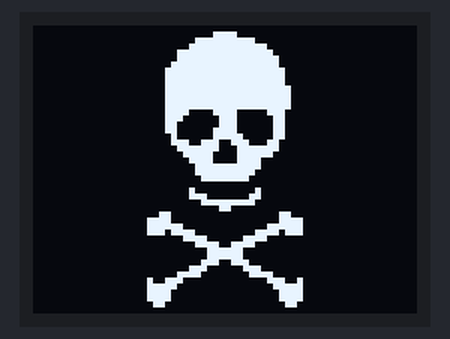
The sketch below on a simulated Arduino Uno, built with avr-gcc and run on an emulated ATmega328P. On the bench: 64×48 one-colour display. The display library's start-up logo is not drawn.

Above: at 0.1 s.

The sketch:

Sparkfun_Micro_OLED.ino
```cpp
/******************************************************************************
 Original Sketch by
  Joel Bartlett @ SparkFun Electronics

 This sketch shows you how to draw a 64x48 pixel Bitmap image on the MicroOLED.

  Hardware Connections:
    MicroOLED ------------- Arduino
      GND ------------------- GND
      VDD ------------------- 3.3V (VCC)
    D1/MOSI ----------------- D11 (don't change)
    D0/SCK ------------------ D13 (don't change)
      D2
      D/C ------------------- D8 (can be any digital pin)
      RST ------------------- D9 (can be any digital pin)
      CS  ------------------- D10 (can be any digital pin)

  Development environment specifics:
  	IDE: Arduino 1.0.5
  	Hardware Platform: MicroOLED Breakout
                           Arduino Pro 3.3V/8MHz

  Note: The display on the MicroOLED is a 1.8V-3.3V device only.
  Don't try to connect a 5V Arduino directly to it! Use level
  shifters in between the data signals if you have to resort to
  a 5V board.


*******************************************************************************/
#include <Wire.h>  // Include Wire if you're using I2C
#include <SPI.h>  // Include SPI if you're using SPI
#include <SFE_MicroOLED.h>  // Include the SFE_MicroOLED library

//////////////////////////
// MicroOLED Definition //
//////////////////////////
#define PIN_RESET 9  // Connect RST to pin 9 (req. for SPI and I2C)
#define PIN_DC    8  // Connect DC to pin 8 (required for SPI)
#define PIN_CS    10 // Connect CS to pin 10 (required for SPI)
#define DC_JUMPER 0
// Also connect pin 13 to SCK and pin 11 to MOSI

//////////////////////////////////
// MicroOLED Object Declaration //
//////////////////////////////////
// Declare a MicroOLED object. The parameters include:
// 1 - Reset pin: Any digital pin
// 2 - D/C pin: Any digital pin (SPI mode only)
// 3 - CS pin: Any digital pin (SPI mode only, 10 recommended)
MicroOLED oled(PIN_RESET, PIN_DC, PIN_CS);
//MicroOLED oled(PIN_RESET, DC_JUMPER); // Example I2C declaration


/*******************************************************************************
Screen size is 64px x 48px
Make the image in Photoshop or comparable program to make image that size
*******************************************************************************/

// FOR WINDOWS
//------------------------------------------------------------------------------
// File generated by LCD Assistant
// http://en.radzio.dxp.pl/bitmap_converter/
//------------------------------------------------------------------------------

// FOR MAC
//------------------------------------------------------------------------------
// File generated by LCD Assistant
//http://forum.allaboutcircuits.com/threads/lcd-creator-for-mac-osx.98440/
//------------------------------------------------------------------------------


//This is the array that holds the Bitmap image. The easiest way to convert a bmp
//to an array is to use the LCD Assistant linked above.
uint8_t bones [] = {
	0x00, 0x00, 0x00, 0x00, 0x00, 0x00, 0x00, 0x00, 0x00, 0x00, 0x00, 0x00, 0x00, 0x00, 0x00, 0x00,
	0x00, 0x00, 0x00, 0x00, 0x00, 0x00, 0x80, 0xC0, 0xF0, 0xF0, 0xF8, 0xFC, 0xFC, 0xFC, 0xFE, 0xFE,
	0xFE, 0xFE, 0xFC, 0xFC, 0xFC, 0xF8, 0xF8, 0xF0, 0xE0, 0x80, 0x00, 0x00, 0x00, 0x00, 0x00, 0x00,
	0x00, 0x00, 0x00, 0x00, 0x00, 0x00, 0x00, 0x00, 0x00, 0x00, 0x00, 0x00, 0x00, 0x00, 0x00, 0x00,
	0x00, 0x00, 0x00, 0x00, 0x00, 0x00, 0x00, 0x00, 0x00, 0x00, 0x00, 0x00, 0x00, 0x00, 0x00, 0x00,
	0x00, 0x00, 0x00, 0x00, 0x00, 0x00, 0xFF, 0xFF, 0xFF, 0x7F, 0x3F, 0x3F, 0x3F, 0x3F, 0x7F, 0xFF,
	0xFF, 0xFF, 0x3F, 0x3F, 0x3F, 0x3F, 0x3F, 0x7F, 0xFF, 0xFF, 0x3C, 0x00, 0x00, 0x00, 0x00, 0x00,
	0x00, 0x00, 0x00, 0x00, 0x00, 0x00, 0x00, 0x00, 0x00, 0x00, 0x00, 0x00, 0x00, 0x00, 0x00, 0x00,
	0x00, 0x00, 0x00, 0x00, 0x00, 0x00, 0x00, 0x00, 0x00, 0x00, 0x00, 0x00, 0x00, 0x00, 0x00, 0x00,
	0x00, 0x00, 0x00, 0x00, 0x00, 0x00, 0x03, 0x0F, 0x18, 0x38, 0x70, 0xF0, 0xF8, 0xF8, 0x9E, 0x87,
	0x87, 0x8F, 0xFC, 0xF8, 0xF0, 0xF0, 0x30, 0x38, 0x1F, 0x07, 0x00, 0x00, 0x00, 0x00, 0x00, 0x00,
	0x00, 0x00, 0x00, 0x00, 0x00, 0x00, 0x00, 0x00, 0x00, 0x00, 0x00, 0x00, 0x00, 0x00, 0x00, 0x00,
	0x00, 0x00, 0x00, 0x00, 0x00, 0x00, 0x00, 0x00, 0x00, 0x00, 0x00, 0x00, 0x00, 0x00, 0x00, 0x00,
	0x00, 0x00, 0x00, 0x00, 0x00, 0x80, 0x80, 0x00, 0x00, 0x00, 0x18, 0x11, 0x33, 0x23, 0x23, 0x63,
	0x63, 0x23, 0x23, 0x23, 0x31, 0x18, 0x00, 0x00, 0x00, 0x80, 0x80, 0x00, 0x00, 0x00, 0x00, 0x00,
	0x00, 0x00, 0x00, 0x00, 0x00, 0x00, 0x00, 0x00, 0x00, 0x00, 0x00, 0x00, 0x00, 0x00, 0x00, 0x00,
	0x00, 0x00, 0x00, 0x00, 0x00, 0x00, 0x00, 0x00, 0x00, 0x00, 0x00, 0x00, 0x00, 0x00, 0x00, 0x00,
	0x00, 0x00, 0x00, 0x07, 0x07, 0x07, 0x03, 0x06, 0x06, 0x0C, 0x0C, 0x18, 0x98, 0xF0, 0xF0, 0x60,
	0x60, 0xF0, 0xF0, 0x98, 0x18, 0x0C, 0x0C, 0x06, 0x06, 0x03, 0x07, 0x07, 0x07, 0x00, 0x00, 0x00,
	0x00, 0x00, 0x00, 0x00, 0x00, 0x00, 0x00, 0x00, 0x00, 0x00, 0x00, 0x00, 0x00, 0x00, 0x00, 0x00,
	0x00, 0x00, 0x00, 0x00, 0x00, 0x00, 0x00, 0x00, 0x00, 0x00, 0x00, 0x00, 0x00, 0x00, 0x00, 0x00,
	0x00, 0x00, 0x00, 0x3C, 0x78, 0x78, 0x3C, 0x0C, 0x06, 0x02, 0x03, 0x03, 0x01, 0x00, 0x00, 0x00,
	0x00, 0x00, 0x00, 0x01, 0x03, 0x03, 0x02, 0x06, 0x0C, 0x3C, 0x78, 0x78, 0x3C, 0x00, 0x00, 0x00,
	0x00, 0x00, 0x00, 0x00, 0x00, 0x00, 0x00, 0x00, 0x00, 0x00, 0x00, 0x00, 0x00, 0x00, 0x00, 0x00,
};

// Original Example

/*uint8_t lift [] = {
	0x00, 0x00, 0x00, 0x00, 0x00, 0x00, 0x00, 0x00, 0x00, 0x00, 0x00, 0x00, 0x00, 0x00, 0x00, 0x00,
	0x00, 0x00, 0x00, 0x00, 0x00, 0x00, 0x00, 0x00, 0x80, 0xC0, 0xC0, 0xE0, 0xF0, 0xB8, 0x98, 0x0C,
	0x06, 0x0C, 0x98, 0xB8, 0xF0, 0xE0, 0xC0, 0xC0, 0x80, 0x00, 0x00, 0x00, 0x00, 0x00, 0x00, 0x00,
	0x00, 0x00, 0x00, 0x00, 0x00, 0x00, 0x00, 0x00, 0x00, 0x00, 0x00, 0x00, 0x00, 0x00, 0x00, 0x00,
	0x00, 0x00, 0x00, 0x00, 0x00, 0x00, 0x00, 0x00, 0x00, 0x00, 0x00, 0x00, 0x00, 0x00, 0x00, 0x00,
	0x00, 0xE0, 0xF0, 0x38, 0x18, 0x1C, 0x0C, 0x0C, 0x0E, 0x0E, 0x06, 0x06, 0x37, 0x7F, 0x7F, 0x70,
	0x70, 0x70, 0x7F, 0x7F, 0x37, 0x06, 0x06, 0x06, 0x0E, 0x0C, 0x0C, 0x1C, 0x18, 0x38, 0xF0, 0xE0,
	0xC0, 0x00, 0x00, 0x00, 0x00, 0x00, 0x00, 0x00, 0x00, 0x00, 0x00, 0x00, 0x00, 0x00, 0x00, 0x00,
	0x00, 0x00, 0x00, 0x00, 0x00, 0x00, 0x00, 0x00, 0x00, 0x00, 0x00, 0x00, 0x00, 0x00, 0x00, 0x00,
	0x00, 0xF9, 0xFB, 0x8F, 0x8E, 0x06, 0x06, 0x0C, 0x0C, 0x0C, 0x0C, 0x1C, 0x1C, 0x18, 0x18, 0x18,
	0x18, 0x18, 0x18, 0x18, 0x1C, 0x1C, 0x0C, 0x0C, 0x0C, 0x0C, 0x06, 0x06, 0x8E, 0x8F, 0xFB, 0xF9,
	0x00, 0x00, 0x00, 0x00, 0x00, 0x00, 0x00, 0x00, 0x00, 0x00, 0x00, 0x00, 0x00, 0x00, 0x00, 0x00,
	0x00, 0x00, 0x00, 0x00, 0x00, 0x00, 0x00, 0x00, 0x00, 0x00, 0x00, 0x00, 0x00, 0x00, 0x00, 0x00,
	0x00, 0xFF, 0xFF, 0x01, 0x03, 0x03, 0x03, 0x07, 0x06, 0x06, 0x06, 0x06, 0x0E, 0x0E, 0x0E, 0x0E,
	0x0E, 0x0E, 0x0E, 0x0E, 0x0E, 0x06, 0x06, 0x06, 0x06, 0x07, 0x03, 0x03, 0x03, 0x01, 0xFF, 0xFF,
	0xFF, 0x00, 0x00, 0x00, 0x00, 0x00, 0x00, 0x00, 0x00, 0x00, 0x00, 0x00, 0x00, 0x00, 0x00, 0x00,
	0x00, 0x00, 0x00, 0x00, 0x00, 0x00, 0x00, 0x00, 0x00, 0x00, 0x00, 0x00, 0x00, 0x00, 0x00, 0x00,
	0x00, 0xFF, 0xFF, 0x00, 0x00, 0x00, 0x00, 0x00, 0x00, 0x00, 0x00, 0x00, 0x00, 0x00, 0x00, 0x00,
	0x00, 0x00, 0x00, 0x00, 0x00, 0x00, 0x00, 0x00, 0x00, 0x00, 0x00, 0x00, 0x00, 0x00, 0xFF, 0xFF,
	0xFF, 0x00, 0x00, 0x00, 0x00, 0x00, 0x00, 0x00, 0x00, 0x00, 0x00, 0x00, 0x00, 0x00, 0x00, 0x00,
	0x00, 0x00, 0x00, 0x00, 0x00, 0x00, 0x00, 0x00, 0x00, 0x00, 0x00, 0x00, 0x00, 0x00, 0x00, 0x00,
	0x00, 0x01, 0x03, 0x06, 0x06, 0x0C, 0x0C, 0x1C, 0x1C, 0x18, 0x18, 0x18, 0x18, 0x18, 0x38, 0x38,
	0x38, 0x38, 0x38, 0x18, 0x18, 0x18, 0x18, 0x18, 0x1C, 0x1C, 0x0C, 0x0C, 0x0E, 0x06, 0x03, 0x03,
	0x00, 0x00, 0x00, 0x00, 0x00, 0x00, 0x00, 0x00, 0x00, 0x00, 0x00, 0x00, 0x00, 0x00, 0x00, 0x00,
};*/


void setup()
{
  // These three lines of code are all you need to initialize the
  // OLED and print the splash screen.

  // Before you can start using the OLED, call begin() to init
  // all of the pins and configure the OLED.

  oled.begin();
  // clear(ALL) will clear out the OLED's graphic memory.
  // clear(PAGE) will clear the Arduino's display buffer.

  oled.clear(ALL);  // Clear the display's memory (gets rid of artifacts)
  // To actually draw anything on the display, you must call the
  // display() function.

  oled.display();
  delay(0);  //pause for the splash screen
  //Note: You can change the spalsh screen by editing the array founf in the library source code

  oled.clear(PAGE);  //clear the screen before we draw our image

  oled.drawBitmap(bones);  //Change this to the name of your variable
  oled.display();//display the image

}

void loop()
{
}
```
